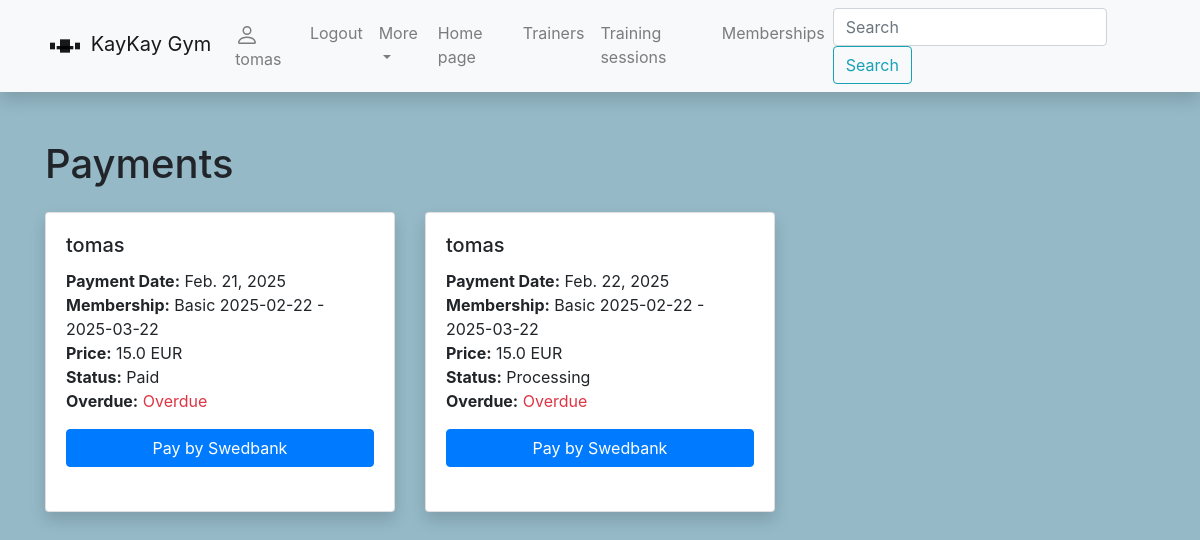
The page /gym/payment/ (signed in) on the database as committed earlier.
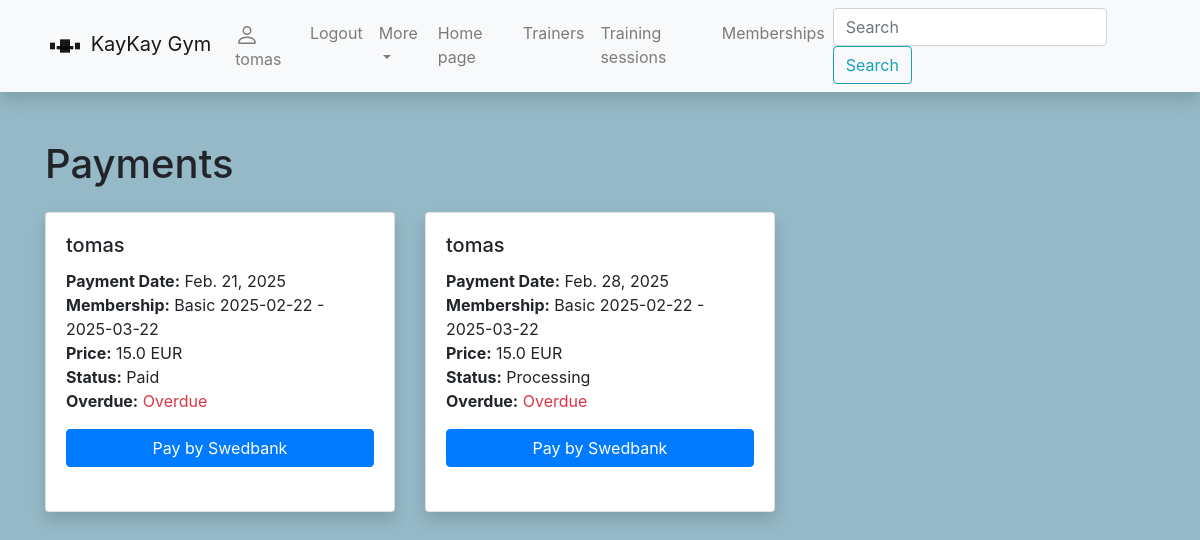
The same page on the database as committed later.
### gym/models.py (models this page shows, shortened)
class Payment(models.Model):
    user = models.ForeignKey(User, on_delete=models.CASCADE, related_name='payments')
    membership = models.ForeignKey(Membership, on_delete=SET_NULL, null=True, blank=True, related_name='payment')
    price = models.FloatField('Price EUR', help_text='Enter payment price')
    payment_date = models.DateField('Payment_date', help_text="Enter date", default=date.today)
    PAYMENT_STATUS = (
        ('p', 'Processing'),
        ('a', 'Paid'),
        ('e', 'Expired '),
    )
    payment_status = models.CharField('status',
                                      max_length=1,
                                      choices=PAYMENT_STATUS,
                                      default='p',
                                      blank=True,
                                      help_text="Membership status"
                                      )
    @property
    def is_overdue(self):
        if self.payment_date and date.today() > self.payment_date:
            return True  # pradelsta
        else:
            return False

class Membership(models.Model):
    id = models.UUIDField(primary_key=True, default=uuid.uuid4)
    name = models.CharField('Name', max_length=50, help_text="Trial, Basic, Flexible, Premium", default="Trial")
    user = models.OneToOneField(User, on_delete=models.CASCADE, related_name='membership')
    start_date = models.DateField('Start_date', help_text="Enter start date", default=date.today)
    end_date = models.DateField('End_date', help_text="Enter end date", default=date.today)
    STATUS_STATUS = (
        ('p', 'Processing'),
        ('a', 'Active'),
        ('e', 'Expired'),
    )
    membership_status = models.CharField('status',
                                         max_length=1,
                                         choices=STATUS_STATUS,
                                         default='p',
                                         blank=True,
                                         help_text="Membership status"
                                         )
    description = HTMLField(blank=True, default=None)
    def __str__(self):
        return f'{self.name} {self.start_date} - {self.end_date}'

### gym/views.py (the view)
# urls.py: path('payment/', views.PaymentsListView.as_view(), name='payments-all'),
class PaymentsListView(generic.ListView):
    model = Payment
    context_object_name = 'payments'
    template_name = 'payments.html'

### gym/templates/payments.html
{% extends 'base.html' %}
{% block content %}
<h1 class="mb-4">Payments</h1>
{% if user.payments.all %}
<div class="row">
    {% for payment in user.payments.all %}
    <div class="col-md-4 mb-4">
        <div class="card h-100 shadow">
            <div class="card-body">
                <h5 class="card-title">{{ payment.user }}</h5>
                <p class="card-text">
                      <strong>Payment Date:</strong> {{ payment.payment_date }}<br>
                      <strong>Membership:</strong> {{ payment.membership }}<br>
                      <strong>Price:</strong> {{ payment.price }} EUR<br>
                      <strong>Status:</strong> {{ payment.get_payment_status_display }}<br>
                      <strong>Overdue:</strong>
                    {% if payment.is_overdue %}
                      <span class="text-danger">Overdue</span>
                    {% else %}
                      <span class="text-success">Not overdue</span>
                    {% endif %}
                </p>
                <a href="https://www.swedbank.lt/private" class="btn btn-primary btn-block">Pay by Swedbank</a>
            </div>
        </div>
    </div>
    {% endfor %}
</div>
{% else %}
<p>No payments available.</p>
{% endif %}
{% endblock %}

Rows that differ between the two databases and show on the page:
changed Payment "Processing": payment_date "Feb. 22, 2025" → "Feb. 28, 2025"
